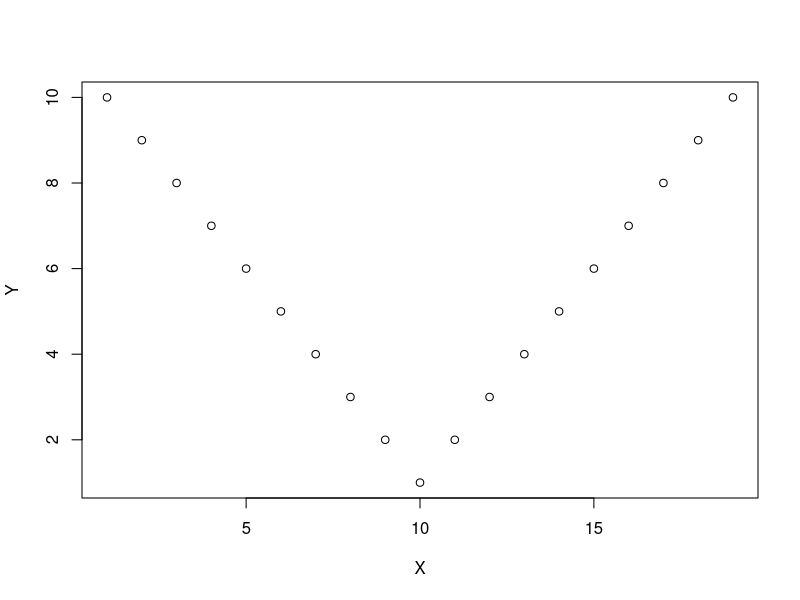

Source code (R):
## ---- chunk 1
knitr::opts_chunk$set(echo = TRUE)
## ---- chunk 2
Y <- c(10,9,8,7,6,5,4,3,2,1,2,3,4,5,6,7,8,9,10)
X <- c(1,2,3,4,5,6,7,8,9,10,11,12,13,14,15,16,17,18,19)

plot(X,Y)

#No I would not do a 'linear regression' on this set of variables because when the data is plotted on a graph it shows that it is not a linear shape between the x and y variables. Where the data clearly does show some sort of relationship, with a perfect negative correlation in the first set of data points and then a perfect positive correlation when the x variable reaches 10. I would either do two seperate linear regressions, or trial and error with a V shape regression.
